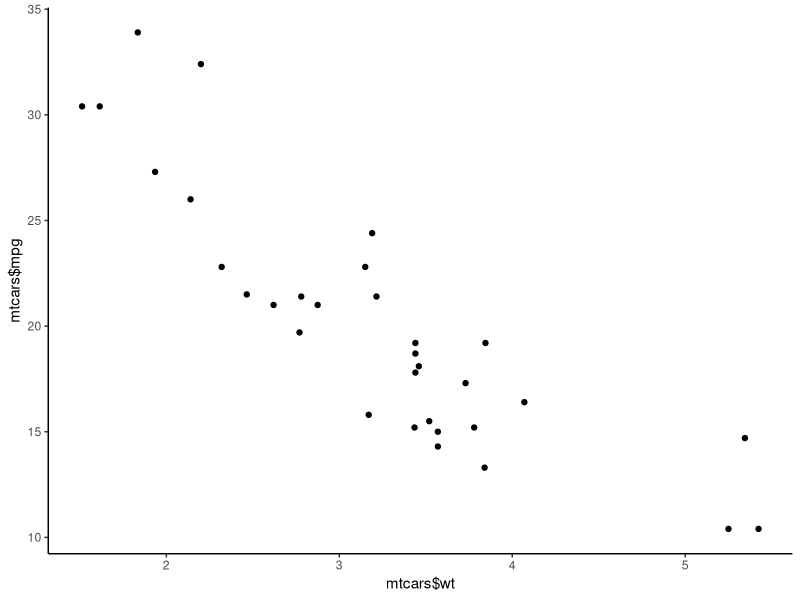

Here is the R script that generated this plot:
## ---- chunk 1
#loading ggplot library
library(ggplot2)

#calculate and output the correlation with cor() between mpg and wt
correlation = cor(mtcars$mpg, mtcars$wt)
correlation

#Create Scatter plot
ggplot(mtcars, aes(x=wt, y=mpg)) + geom_point() + scale_x_continuous("mtcars$wt") + scale_y_continuous("mtcars$mpg") + theme_classic()
